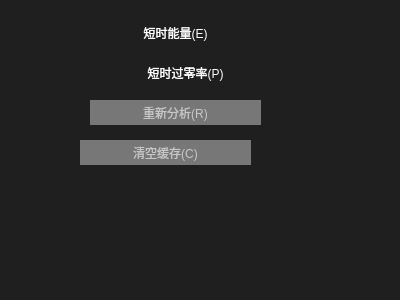
<?xml version="1.0" encoding="UTF-8"?>
<ui version="4.0">
 <class>AS</class>
 <widget class="QWidget" name="AS">
  <property name="geometry">
   <rect>
    <x>0</x>
    <y>0</y>
    <width>400</width>
    <height>300</height>
   </rect>
  </property>
  <property name="windowTitle">
   <string>Form</string>
  </property>
  <property name="styleSheet">
   <string notr="true">QToolTip{

background-color:rgb(31,31,31);
color: rgb(255,255,255);
border:none;
}

QWidget{
	background-color: rgb(31,31,31);
}</string>
  </property>
  <widget class="QPushButton" name="ene">
   <property name="enabled">
    <bool>true</bool>
   </property>
   <property name="geometry">
    <rect>
     <x>90</x>
     <y>20</y>
     <width>171</width>
     <height>25</height>
    </rect>
   </property>
   <property name="toolTip">
    <string>Alt+E</string>
   </property>
   <property name="styleSheet">
    <string notr="true">QPushButton{
	color:rgb(255,255,255);
	background-color: rgba(31,31,31,0);
	border: none;
}
QPushButton:disabled{
	color:rgba(255,255,255,150);
	background-color: rgba(255,255,255,100);
	border: none;
}
QPushButton:pressed{
	color:rgb(255,255,255);
	background-color: rgb(31,31,31);
	border: none;
}
QPushButton:hover{
	color:rgb(255,255,255);
	background-color: rgba(119,119,119,150);
	border: none;
}</string>
   </property>
   <property name="text">
    <string>短时能量(E)</string>
   </property>
   <property name="shortcut">
    <string>Alt+E</string>
   </property>
   <property name="checkable">
    <bool>true</bool>
   </property>
   <property name="checked">
    <bool>true</bool>
   </property>
  </widget>
  <widget class="QPushButton" name="cle">
   <property name="enabled">
    <bool>false</bool>
   </property>
   <property name="geometry">
    <rect>
     <x>80</x>
     <y>140</y>
     <width>171</width>
     <height>25</height>
    </rect>
   </property>
   <property name="toolTip">
    <string>Alt+C</string>
   </property>
   <property name="styleSheet">
    <string notr="true">QPushButton{
	color:rgb(255,255,255);
	background-color: rgb(31,31,31);
	border: none;
}
QPushButton:disabled{
	color:rgba(255,255,255,150);
	background-color: rgba(255,255,255,100);
	border: none;
}
QPushButton:pressed{
	color:rgb(255,255,255);
	background-color: rgb(31,31,31);
	border: none;
}
QPushButton:hover{
	color:rgb(255,255,255);
	background-color: rgba(119,119,119,150);
	border: none;
}</string>
   </property>
   <property name="text">
    <string>清空缓存(C)</string>
   </property>
   <property name="shortcut">
    <string>Alt+C</string>
   </property>
  </widget>
  <widget class="QPushButton" name="rptz">
   <property name="geometry">
    <rect>
     <x>100</x>
     <y>60</y>
     <width>171</width>
     <height>25</height>
    </rect>
   </property>
   <property name="toolTip">
    <string>Alt+P</string>
   </property>
   <property name="styleSheet">
    <string notr="true">QPushButton{
	color:rgb(255,255,255);
	background-color: rgba(31,31,31,0);
	border: none;
}
QPushButton:disabled{
	color:rgba(255,255,255,150);
	background-color: rgba(255,255,255,100);
	border: none;
}
QPushButton:pressed{
	color:rgb(255,255,255);
	background-color: rgb(31,31,31);
	border: none;
}
QPushButton:hover{
	color:rgb(255,255,255);
	background-color: rgba(119,119,119,150);
	border: none;
}</string>
   </property>
   <property name="text">
    <string>短时过零率(P)</string>
   </property>
   <property name="shortcut">
    <string>Alt+P</string>
   </property>
   <property name="checkable">
    <bool>true</bool>
   </property>
   <property name="checked">
    <bool>true</bool>
   </property>
  </widget>
  <widget class="QPushButton" name="rea">
   <property name="enabled">
    <bool>false</bool>
   </property>
   <property name="geometry">
    <rect>
     <x>90</x>
     <y>100</y>
     <width>171</width>
     <height>25</height>
    </rect>
   </property>
   <property name="toolTip">
    <string>Alt+R</string>
   </property>
   <property name="styleSheet">
    <string notr="true">QPushButton{
	color:rgb(255,255,255);
	background-color: rgb(31,31,31);
	border: none;
}
QPushButton:disabled{
	color:rgba(255,255,255,150);
	background-color: rgba(255,255,255,100);
	border: none;
}
QPushButton:pressed{
	color:rgb(255,255,255);
	background-color: rgb(31,31,31);
	border: none;
}
QPushButton:hover{
	color:rgb(255,255,255);
	background-color: rgba(119,119,119,150);
	border: none;
}</string>
   </property>
   <property name="text">
    <string>重新分析(R)</string>
   </property>
   <property name="shortcut">
    <string>Alt+R</string>
   </property>
  </widget>
 </widget>
 <resources/>
 <connections/>
</ui>
